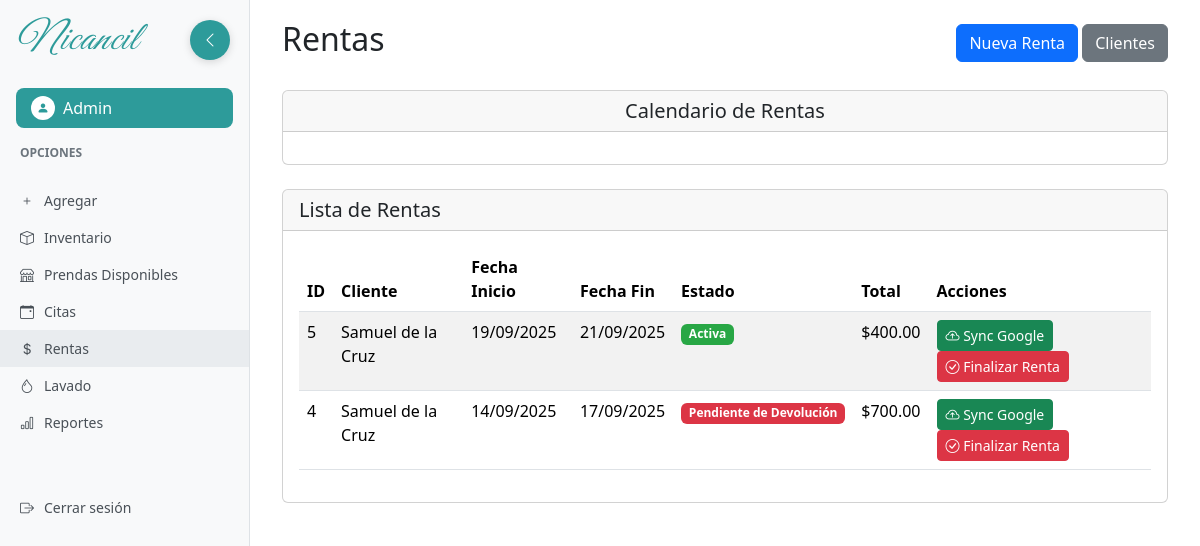
The app's page /rentas/ (signed in) with its own data.
### usuarios/models.py (models this page shows)
class Usuario(AbstractUser):
    ROLES=(
        ("admin", "Administrador"),
        ("emp", "Empleado"),
        )
    rol=models.CharField(max_length=10, choices=ROLES, default="emp")

### rentas/models.py (models this page shows, shortened)
class Renta(models.Model):
    ESTADOS = (
        ('activa', 'Activa'),
        ('pendiente_devolucion', 'Pendiente de Devolución'),
        ('finalizada', 'Finalizada'),
    )
    cliente = models.ForeignKey(Cliente, on_delete=models.CASCADE, related_name='rentas')
    prendas = models.ManyToManyField(PrendaUnidad, related_name='rentas')
    fecha_inicio = models.DateTimeField()
    fecha_fin = models.DateTimeField()
    precio_total = models.DecimalField(max_digits=10, decimal_places=2, default=0)
    estado = models.CharField(max_length=20, choices=ESTADOS, default='activa')
    fecha_creacion = models.DateTimeField(auto_now_add=True)
    class Meta:
        verbose_name = "Renta"
        verbose_name_plural = "Rentas"
        ordering = ['-fecha_creacion']

class Cliente(models.Model):
    nombre = models.CharField(max_length=100)
    telefono = models.CharField(max_length=15)
    correo = models.EmailField()
    direccion = models.TextField()
    fecha_registro = models.DateTimeField(auto_now_add=True)
    class Meta:
        verbose_name = "Cliente"
        verbose_name_plural = "Clientes"
        ordering = ['nombre']

### rentas/views.py (the view)
# urls.py: path('', views.lista_rentas, name='lista_rentas'),
def lista_rentas(request):
    from django.utils import timezone
    rentas_vencidas = Renta.objects.filter(
        estado='activa',
        fecha_fin__lt=timezone.now()
    )
    rentas_vencidas.update(estado='pendiente_devolucion')
    rentas = Renta.objects.all().order_by('-fecha_creacion')
    rentas_calendario = Renta.objects.filter(estado__in=['activa', 'pendiente_devolucion'])
    eventos_calendario = []
    for renta in rentas_calendario:
        color = '#007bff' if renta.estado == 'activa' else '#dc3545'
        eventos_calendario.append({
            'title': f"Renta #{renta.id} - {renta.cliente.nombre}",
            'start': renta.fecha_inicio.strftime('%Y-%m-%d'),
            'end': renta.fecha_fin.strftime('%Y-%m-%d'),
            'color': color,
            'textColor': '#fff'
        })
    return render(request, 'rentas/lista_rentas.html', {
        'rentas': rentas,
        'eventos_calendario': json.dumps(eventos_calendario)
    })

### templates/rentas/lista_rentas.html (shortened to what this page needs)
{% extends 'base_dashboard.html' %}
{% block extra_head %}
<link href='https://cdn.jsdelivr.net/npm/fullcalendar@5.11.3/main.min.css' rel='stylesheet' />
{% endblock %}
{% block content %}
<div class="container-fluid">
    <div class="d-flex justify-content-between align-items-center mb-4">
        <h2>Rentas</h2>
        <div>
            <a href="{% url 'nueva_renta' %}" class="btn btn-primary">
                 Nueva Renta
            </a>
            <a href="{% url 'lista_clientes' %}" class="btn btn-secondary">
                 Clientes
            </a>
        </div>
    </div>
    <div class="row mb-4">
        <div class="col-12">
            <div class="card">
                <div class="card-header text-center">
                    <h5 class="mb-0">Calendario de Rentas</h5>
                </div>
                <div class="card-body">
                </div>
            </div>
        </div>
    </div>
    <div class="row">
        <div class="col-12">
            <div class="card">
                <div class="card-header">
                    <h5 class="mb-0">Lista de Rentas</h5>
                </div>
                <div class="card-body">
                    <table class="table table-striped">
                        <thead>
                            <tr>
                                <th>ID</th>
                                <th>Cliente</th>
                                <th>Fecha Inicio</th>
                                <th>Fecha Fin</th>
                                <th>Estado</th>
                                <th>Total</th>
                                <th>Acciones</th>
                            </tr>
                        </thead>
                        <tbody>
                            {% for renta in rentas %}
                            <tr>
                                <td>{{ renta.id }}</td>
                                <td>{{ renta.cliente.nombre }}</td>
                                <td>{{ renta.fecha_inicio|date:"d/m/Y" }}</td>
                                <td>{{ renta.fecha_fin|date:"d/m/Y" }}</td>
                                <td>
                                    <span class="badge" style="
                                        {% if renta.estado == 'activa' %}
                                            background-color: #28a745; color: white;
                                        {% elif renta.estado == 'pendiente_devolucion' %}
                                            background-color: #dc3545; color: white;
                                        {% elif renta.estado == 'finalizada' %}
                                            background-color: #ffc107; color: black;
                                        {% endif %}
                                    ">
                                        {{ renta.get_estado_display }}
                                    </span>
                                </td>
                                <td>${{ renta.precio_total }}</td>
                                <td>
                                    <button onclick="sincronizarRenta({{ renta.id }})" class="btn btn-sm btn-success" id="sync-btn-{{ renta.id }}">
                                        <i class="bi bi-cloud-arrow-up"></i> Sync Google
                                    </button>
                                    <button onclick="confirmarFinalizarRenta({{ renta.id }}, '{{ renta.cliente.nombre }}')" class="btn btn-sm btn-danger">
                                        <i class="bi bi-check-circle"></i> Finalizar Renta
                                    </button>
                                </td>
                            </tr>
                            {% empty %}
                            <tr>
                                <td colspan="7" class="text-center">No hay rentas registradas</td>
                            </tr>
                            {% endfor %}
                        </tbody>
                    </table>
                </div>
            </div>
        </div>
    </div>
</div>
{% endblock %}

### templates/base_dashboard.html (shortened to what this page needs)
<!DOCTYPE html>
<html lang="es">
<head>
    <link href="https://cdn.jsdelivr.net/npm/bootstrap@5.3.2/dist/css/bootstrap.min.css" rel="stylesheet">
    <link href="https://cdn.jsdelivr.net/npm/bootstrap-icons@1.10.0/font/bootstrap-icons.css" rel="stylesheet">
    {% load static %}
    <link rel="stylesheet" type="text/css" href="{% static 'css/dashboard.css' %}">
    {% block extra_head %}{% endblock %}
</head>
<body>
    <div class="sidebar position-fixed" id="sidebar" style="width: 250px; transition: all 0.3s ease;">
        <div class="p-3">
            <h1 class="nicancil-font text-nicancil-teal mb-4" style="transition: opacity 0.3s ease, visibility 0.3s ease;">Nicancil</h1>
            <div class="user-profile" style="transition: all 0.3s ease;">
                <div class="user-icon">
                    <i class="bi bi-person-fill"></i>
                </div>
                <span class="user-name" style="transition: opacity 0.3s ease, visibility 0.3s ease;">{{ user.username }}</span>
            </div>
        </div>
        <div class="sidebar-section-title" style="transition: opacity 0.3s ease, visibility 0.3s ease;">Opciones</div>
        <nav class="sidebar-nav">
            {% if user.rol == 'admin' %}
            <a href="{% url 'nueva_prenda' %}" class="sidebar-nav-item {% if request.path == '/nueva_prenda/' %}active{% endif %}">
                <i class="bi bi-plus"></i>
                <span style="transition: opacity 0.3s ease, visibility 0.3s ease;">Agregar</span>
            </a>
            {% endif %}
            <a href="{% url 'inventario' %}" class="sidebar-nav-item {% if request.path == '/inventario/' %}active{% endif %}">
                <i class="bi bi-box"></i>
                <span style="transition: opacity 0.3s ease, visibility 0.3s ease;">Inventario</span>
            </a>
            <a href="{% url 'prenda_lista' %}" class="sidebar-nav-item {% if request.path == '/tienda/' %}active{% endif %}">
                <i class="bi bi-shop"></i>
                <span style="transition: opacity 0.3s ease, visibility 0.3s ease;">Prendas Disponibles</span>
            </a>
            {% if user.rol == 'admin' %}
            <a href="{% url 'lista_citas' %}" class="sidebar-nav-item {% if '/citas/' in request.path %}active{% endif %}">
                <i class="bi bi-calendar-event"></i>
                <span style="transition: opacity 0.3s ease, visibility 0.3s ease;">Citas</span>
            </a>
            {% endif %}
            <a href="{% url 'lista_rentas' %}" class="sidebar-nav-item {% if '/rentas/' in request.path %}active{% endif %}">
                <i class="bi bi-currency-dollar"></i>
                <span style="transition: opacity 0.3s ease, visibility 0.3s ease;">Rentas</span>
            </a>
            {% if user.rol == 'admin' %}
            <a href="#" class="sidebar-nav-item">
                <i class="bi bi-droplet"></i>
                <span style="transition: opacity 0.3s ease, visibility 0.3s ease;">Lavado</span>
            </a>
            <a href="#" class="sidebar-nav-item">
                <i class="bi bi-bar-chart"></i>
                <span style="transition: opacity 0.3s ease, visibility 0.3s ease;">Reportes</span>
            </a>
            {% endif %}
            <a href="{% url 'logout' %}" class="sidebar-nav-item mt-5">
                <i class="bi bi-box-arrow-right"></i>
                <span style="transition: opacity 0.3s ease, visibility 0.3s ease;">Cerrar sesión</span>
            </a>
        </nav>
    </div>
    <button class="sidebar-toggle" id="sidebarToggle" style="position: fixed; left: 190px; top: 20px; z-index: 1001; background-color: #2D9B9A; color: white; border: none; width: 40px; height: 40px; border-radius: 50%; display: flex; align-items: center; justify-content: center; cursor: pointer; transition: all 0.3s ease; box-shadow: 0 2px 8px rgba(0,0,0,0.15);">
        <i class="bi bi-chevron-left"></i>
    </button>
    <div class="main-content-wrapper" id="mainContent" style="margin-left: 250px; transition: margin-left 0.3s ease;">
        {% block content %}{% endblock %}
    </div>
</body>
</html>

### static/css/dashboard.css (style rules this page uses)
:root { --nicancil-teal: #2D9B9A; }
.text-nicancil-teal { color: var(--nicancil-teal) !important; }
.nicancil-font { font-family: 'Great Vibes', cursive; font-weight: 400; letter-spacing: 1px; font-style: italic; font-size: 2.5rem; color: var(--nicancil-teal); }
.sidebar { min-height: 100vh; background-color: #f8f9fa; border-right: 1px solid #dee2e6; width: 250px; transition: all 0.3s ease; z-index: 1000; }
.main-content-wrapper { margin-left: 250px; min-height: 100vh; padding: 20px; transition: margin-left 0.3s ease; }
.sidebar-toggle { position: fixed; left: 210px; top: 20px; z-index: 1001; background-color: var(--nicancil-teal); color: white; border: none; width: 40px; height: 40px; border-radius: 50%; display: flex; align-items: center; justify-content: center; cursor: pointer; transition: all 0.3s ease; box-shadow: 0 2px 8px rgba(0,0,0,0.15); }
.user-profile { background-color: var(--nicancil-teal); color: white; padding: 8px 15px; border-radius: 8px; display: flex; align-items: center; gap: 8px; font-weight: 500; }
.user-icon { background-color: white; color: var(--nicancil-teal); width: 24px; height: 24px; border-radius: 50%; display: flex; align-items: center; justify-content: center; font-size: 12px; }
.sidebar-nav { padding: 0; margin-top: 20px; }
.sidebar-section-title { color: #6c757d; font-size: 12px; font-weight: 600; text-transform: uppercase; margin-bottom: 10px; padding: 0 20px; }
.sidebar-nav-item { display: flex; align-items: center; padding: 8px 20px; color: #495057; text-decoration: none; font-size: 14px; gap: 10px; transition: all 0.3s ease; position: relative; }
.sidebar-nav-item span { transition: opacity 0.3s ease, visibility 0.3s ease; }
.sidebar-nav-item.active { background-color: #e9ecef; color: #495057; }

### records on screen
Usuario: username "Admin"
Renta: id "5", cliente.nombre "Samuel de la Cruz", fecha_inicio "19/09/2025", fecha_fin "21/09/2025", estado "Activa", precio_total "400.00"
Renta: id "4", cliente.nombre "Samuel de la Cruz", fecha_inicio "14/09/2025", fecha_fin "17/09/2025", estado "Pendiente de Devolución", precio_total "700.00"
